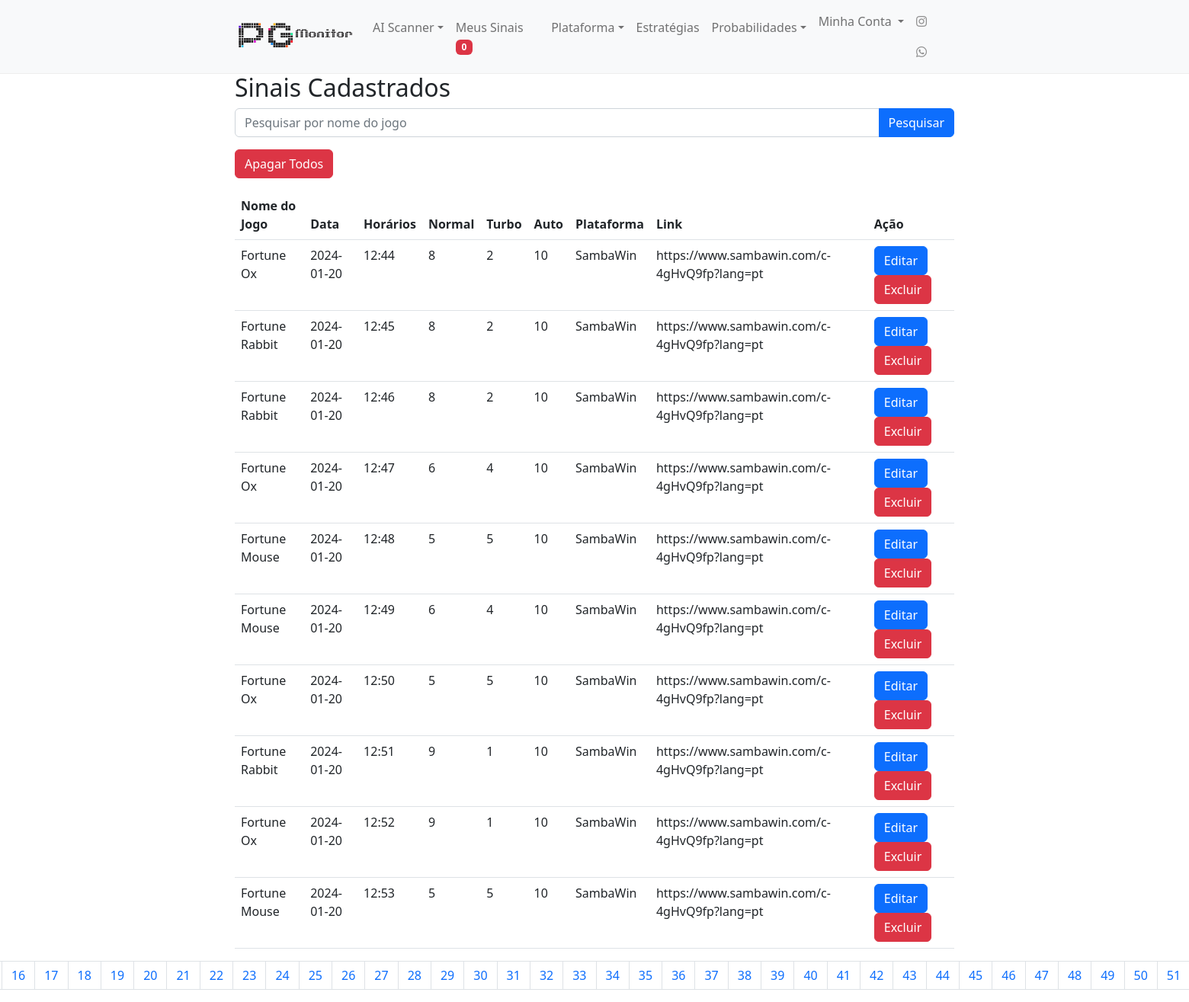
/admin_signals.php (signed in), run on the app's committed database.
### tables this page shows
CREATE TABLE `signals` (
  `id` int(11) NOT NULL,
  `game_name` varchar(100) NOT NULL,
  `date` date NOT NULL,
  `time` varchar(100) NOT NULL,
  `platform` varchar(100) NOT NULL,
  `link` varchar(200) NOT NULL,
  `normal_rounds` int(11) NOT NULL DEFAULT 0,
  `turbo_rounds` int(11) NOT NULL DEFAULT 0,
  `auto_rounds` int(11) NOT NULL DEFAULT 0
);

### admin_signals.php (the view, shortened to what this page needs)
<?php
require_once 'db_connection.php';
$user_id = $_SESSION['user_id'];
$limit = 10;
$page = isset($_GET['page']) ? $_GET['page'] : 1;
$offset = ($page - 1) * $limit;
$searchTerm = isset($_GET['search']) ? $_GET['search'] : '';
$sql = "SELECT * FROM signals WHERE game_name LIKE '%$searchTerm%' LIMIT $limit OFFSET $offset";
$result = $conn->query($sql);
$signals = [];
if ($result->num_rows > 0) {
    while ($row = $result->fetch_assoc()) {
        $signals[] = $row;
    }
}
$sqlCount = "SELECT COUNT(*) AS total FROM signals WHERE game_name LIKE '%$searchTerm%'";
$resultCount = $conn->query($sqlCount);
$totalSignals = $resultCount->fetch_assoc()['total'];
$totalPages = ceil($totalSignals / $limit);
?>
<!DOCTYPE html>
<html>
<head>
    <link rel="stylesheet" href="https://cdnjs.cloudflare.com/ajax/libs/bootstrap/5.2.3/css/bootstrap.min.css">
</head>
<body>
<?php include 'menu.php'; ?>
<div class="container">
    <h2>Sinais Cadastrados</h2>
    <div class="mb-3">
        <form action="" method="GET">
            <div class="input-group">
                <input type="text" class="form-control" name="search" placeholder="Pesquisar por nome do jogo" value="<?php echo $searchTerm; ?>">
                <button type="submit" class="btn btn-primary">Pesquisar</button>
            </div>
        </form>
    </div>
    <div class="mb-3">
        <button class="btn btn-danger" onclick="apagarSinais()">Apagar Todos</button>
    </div>
    <div class="table-responsive">
        <table class="table">
            <thead>
            <tr>
                <th>Nome do Jogo</th>
                <th>Data</th>
                <th>Horários</th>
                <th>Normal</th>
                <th>Turbo</th>
                <th>Auto</th>
                <th>Plataforma</th>
                <th>Link</th>
                <th>Ação</th>
            </tr>
            </thead>
            <tbody>
            <?php if (!empty($signals)): ?>
                <?php foreach ($signals as $signal): ?>
                    <tr>
                        <td><?php echo $signal['game_name']; ?></td>
                        <td><?php echo $signal['date']; ?></td>
                        <td><?php echo $signal['time']; ?></td>
                        <td><?php echo $signal['normal_rounds']; ?></td>
                        <td><?php echo $signal['turbo_rounds']; ?></td>
                        <td><?php echo $signal['auto_rounds']; ?></td>
                        <td><?php echo $signal['platform']; ?></td>
                        <td><?php echo $signal['link']; ?></td>
                        <td>
                            <a href="edit_signal.php?signal_id=<?php echo $signal['id']; ?>" class="btn btn-primary">Editar</a>
                            <a href="delete_signal.php?signal_id=<?php echo $signal['id']; ?>" class="btn btn-danger">Excluir</a>
                        </td>
                    </tr>
                <?php endforeach; ?>
            <?php else: ?>
                <tr>
                    <td colspan="9">Nenhum sinal cadastrado.</td>
                </tr>
            <?php endif; ?>
            </tbody>
        </table>
    </div>
    <nav aria-label="Navegação de página">
        <ul class="pagination justify-content-center">
            <?php for ($i = 1; $i <= $totalPages; $i++): ?>
                <li class="page-item <?php echo ($i == $page) ? 'active' : ''; ?>"><a class="page-link" href="?page=<?php echo $i; ?>&search=<?php echo $searchTerm; ?>"><?php echo $i; ?></a></li>
            <?php endfor; ?>
        </ul>
    </nav>
</div>
</body>
</html>

### menu.php (shortened to what this page needs)
<?php
function getNumberOfUserSignals($user_id) {
    require 'db_connection.php';
    $sql = "SELECT COUNT(*) as count FROM user_signals WHERE user_id = $user_id";
    $result = $conn->query($sql);
    if ($result && $result->num_rows > 0) {
        $row = $result->fetch_assoc();
        return $row['count'];
    }
    return 0;
}
?>
<!DOCTYPE html>
<html lang="en">
<head>
    <link rel="stylesheet" href="https://cdnjs.cloudflare.com/ajax/libs/font-awesome/5.15.3/css/all.min.css">
</head>
<body>
<nav class="navbar navbar-expand-lg navbar-light bg-light fixed-top">
    <div class="container">
        <a class="navbar-brand" href="index_dashboard.php">
            <img src="imagem/logomarca.png" alt="Logo" class="logo-img" width="auto" height="auto">
        </a>
        <div class="collapse navbar-collapse" id="navbarNav">
            <ul class="navbar-nav me-auto">
                <li class="nav-item">
                    <?php if (isset($_SESSION['user_role']) && ($_SESSION['user_role'] === 'admin' || $_SESSION['user_role'] === 'gold')): ?>
                <li class="nav-item dropdown">
                    <a class="nav-link dropdown-toggle" href="#" id="dropdownMenuLink" role="button" data-bs-toggle="dropdown" aria-expanded="false">AI Scanner</a>
                </li>
                    <?php endif; ?>
                </li>
                <?php if (isset($_SESSION['user_role']) && ($_SESSION['user_role'] === 'admin' || $_SESSION['user_role'] === 'gold')): ?>
                    <li class="nav-item">
                        <a class="nav-link" href="user_signals.php">Meus Sinais <span class="badge bg-danger"><?php echo getNumberOfUserSignals($user_id); ?></span></a>
                    </li>
                <?php endif; ?>
                <li class="nav-item dropdown">
                    <a class="nav-link dropdown-toggle" href="#" id="dropdownMenuLink" role="button" data-bs-toggle="dropdown" aria-expanded="false">Plataforma</a>
                </li>
                <li class="nav-item">
                    <a class="nav-link" href="estrategias.php">Estratégias</a>
                </li>
                <li class="nav-item dropdown">
                    <a class="nav-link dropdown-toggle" href="#" id="dropdownMenuLink" role="button" data-bs-toggle="dropdown" aria-expanded="false">Probabilidades</a>
                </li>
            </ul>
            <ul class="navbar-nav">
                <li class="nav-item dropdown">
                    <a class="nav-link dropdown-toggle" href="#" id="accountDropdown" role="button" data-bs-toggle="dropdown" aria-expanded="false">
                        Minha Conta
                    </a>
                </li>
                <ul class="nav">
                    <li class="nav-item">
                        <a class="nav-link" href="https://www.instagram.com/pg.monitor/" target="_blank"><i class="fab fa-instagram"></i></a>
                    </li>
                    <li class="nav-item">
                        <a class="nav-link" href="https://chat.whatsapp.com/JG3AGHLgkZhAZP54sgWzix" target="_blank"><i class="fab fa-whatsapp"></i></a>
                    </li>
                </ul>
            </ul>
        </div>
    </div>
</nav>
</body>
</html>

### menu.php (style rules this page uses)
.fab { color: #8f8f8f; }
.nav-item { display: inline-block; margin-right: 0px; }
.bg-light { --bs-bg-opacity: 1; background-color: whitesmoke; border-bottom: 1px solid #eee; }
.container { max-width: 968px !important; }
.fixed-top { position: fixed; top: 0; left: 0; right: 0; z-index: 1030; }
body { padding-top: 56px; }

### data on the page
signals: game_name "Fortune Ox", date "2024-01-20", time "12:44", normal_rounds "8", turbo_rounds "2", auto_rounds "10", platform "SambaWin", link "https://www.sambawin.com/c-4gHvQ9fp?lang=pt"
signals: game_name "Fortune Rabbit", date "2024-01-20", time "12:45", normal_rounds "8", turbo_rounds "2", auto_rounds "10", platform "SambaWin", link "https://www.sambawin.com/c-4gHvQ9fp?lang=pt"
signals: game_name "Fortune Rabbit", date "2024-01-20", time "12:46", normal_rounds "8", turbo_rounds "2", auto_rounds "10", platform "SambaWin", link "https://www.sambawin.com/c-4gHvQ9fp?lang=pt"
signals: game_name "Fortune Ox", date "2024-01-20", time "12:47", normal_rounds "6", turbo_rounds "4", auto_rounds "10", platform "SambaWin", link "https://www.sambawin.com/c-4gHvQ9fp?lang=pt"
signals: game_name "Fortune Mouse", date "2024-01-20", time "12:48", normal_rounds "5", turbo_rounds "5", auto_rounds "10", platform "SambaWin", link "https://www.sambawin.com/c-4gHvQ9fp?lang=pt"
signals: game_name "Fortune Mouse", date "2024-01-20", time "12:49", normal_rounds "6", turbo_rounds "4", auto_rounds "10", platform "SambaWin", link "https://www.sambawin.com/c-4gHvQ9fp?lang=pt"
signals: game_name "Fortune Ox", date "2024-01-20", time "12:50", normal_rounds "5", turbo_rounds "5", auto_rounds "10", platform "SambaWin", link "https://www.sambawin.com/c-4gHvQ9fp?lang=pt"
signals: game_name "Fortune Rabbit", date "2024-01-20", time "12:51", normal_rounds "9", turbo_rounds "1", auto_rounds "10", platform "SambaWin", link "https://www.sambawin.com/c-4gHvQ9fp?lang=pt"
signals: game_name "Fortune Ox", date "2024-01-20", time "12:52", normal_rounds "9", turbo_rounds "1", auto_rounds "10", platform "SambaWin", link "https://www.sambawin.com/c-4gHvQ9fp?lang=pt"
signals: game_name "Fortune Mouse", date "2024-01-20", time "12:53", normal_rounds "5", turbo_rounds "5", auto_rounds "10", platform "SambaWin", link "https://www.sambawin.com/c-4gHvQ9fp?lang=pt"

### other printed values
getNumberOfUserSignals($user_id) "0"
